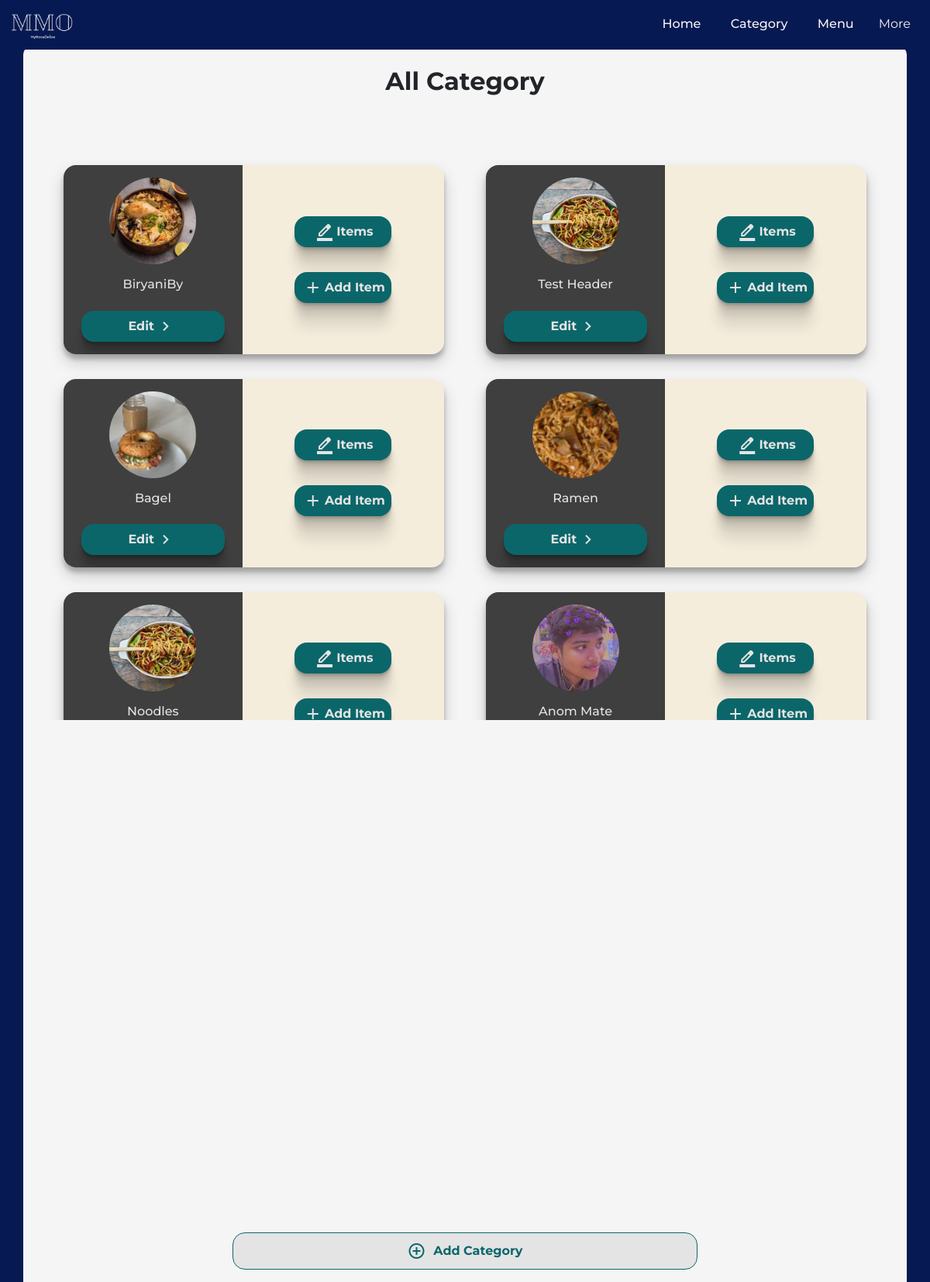
Screenshot of /client/category/ (signed in) with the database file from the repository.
### client/models.py (models this page shows, shortened)
class Header(models.Model):
    header_text = models.CharField(max_length=100)
    image = models.ImageField(upload_to='images', height_field=None, width_field=None, max_length=None, blank=True, null=True)
    menu = models.ForeignKey(Menu, on_delete=models.CASCADE, related_name='headers')
    description = models.CharField(max_length=50, blank= True, default="")

### client/views.py (the view)
# urls.py: path('category/', views.categoryList, name='categoryList'),
@login_required
@menu_creation
def categoryList(request):
    menu = Menu.objects.get(user= request.user)
    headers = Header.objects.filter(menu = menu)
    return render(request, 'client/categoryList.html', {'headers': headers})

### client/views.py (called while the page is built)
def menu_creation(view_func, verification_url="/client/getstarted/"):
    @functools.wraps(view_func)
    def wrapper(request, *args, **kwargs):
        if Menu.objects.filter(user=request.user).exists():
            return view_func(request, *args, **kwargs)
        messages.info(request, "create menu first")
        print("create menu first")
        return redirect(verification_url)
    return wrapper

### templates/client/categoryList.html (shortened to what this page needs)
{% load static %}
<!doctype html>
<html lang="en">
  <head>
    <link rel="stylesheet" href="{% static 'css/styleAdmin.css' %}">
    <link href="https://cdn.jsdelivr.net/npm/bootstrap@5.3.1/dist/css/bootstrap.min.css" rel="stylesheet">
  </head>
  <body>
    {% include 'client/navBar.html' %}
    {% if headers|length == 0 %}
    <div class="heightMax container noCategory ">
      <h1>No Category Created</h1>
      <a class="addGrayButtonBox" href="/client/category/add/ ">
          <p>Create New Category</p>
          <span class="material-symbols-outlined">add_circle</span>
      </a>
      </div>
      {% else %}
      <div class="container catListFlex setFixheight">
        <h2>All Category</h2>
        <div class="upperListCategory">
      {% for header in headers %}
          <div class="categoryListIterm">
            <div class="catListleft">
              {% if header.image  %}
              <img src="{{header.image.url}}" alt="">
              {% else %}
              <img src="{% static 'images/sadfrog.jpg' %}" alt="">
              {% endif %}
              <h6>{{header.header_text}}</h6>
              <p class="myActionButton"  onclick="parent.location.href='/client/category/{{header.id}}/'">Edit<span class="material-symbols-outlined">
                </span></p>
            </div>
            <div class="catListRight">
              <p class="myActionButton" onclick="parent.location.href='/client/items/category={{header.id}}/'"> <span class="material-symbols-outlined">
                </span>Items</p>
                <p class="myActionButton" onclick="parent.location.href='/client/items/category={{header.id}}/add/'"><span class="material-symbols-outlined">
                  </span>Add Item</p>
            </div>
          </div>
          {% endfor %}
        </div>
      </div>
      <div  onclick="parent.location.href= '/client/category/add/'" class="addCategoryButtonBlock">
          <span class="material-symbols-outlined">
          </span>
          <p>Add Category</p>
        </div>
      {% endif %}
  </body>
</html>

### static/css/styleAdmin.css (style rules this page uses)
:root { --text: #3f3f3f; --background: #e4e4e4; --primaryDark : #0B666A; --navPrimaryDark : #071952; --primary : #0B666A; --alertRed : #C70039; --secondary :#F5EDDC; }
* { font-family: 'Montserrat', sans-serif; scrollbar-color: var(--background); scroll-behavior: smooth; }
h1,h2,h3,h4,h5,h6 { text-transform: capitalize; }
body { color: var(--text); background-color: var(--navPrimaryDark) !important; }
.container { max-width: 1140px; z-index: 11; background-color: whitesmoke; margin: 5% 20%; padding: 0.8rem; border-radius: 10px; }
.container > h2,h1 { font-weight: bolder; text-align: center; margin: 1rem; }
::placeholder { opacity: 1; color: var(--text); }
.upperListCategory { display: flex; flex-direction: column; align-items: center; text-align: center; color: var(--text); scrollbar-color: var(--background); padding: 0.8rem; }
.myActionButton { margin: auto; width: 80%; color: var(--background); display: flex; justify-content: center; align-items: center; padding: 0.5rem; background-color: #0B666A; font-weight: bolder; margin: 1rem ; cursor: pointer; border-radius: 1rem; box-shadow: 0 2px 1px rgba(0,0,0,0.09), 0 4px 2px rgba(0,0,0,0.09), 0 8px 4px rgba(0,0,0,0.09), 0 16px 8px rgba(0,0,0,0.09), 0 32px 16px rgba(0,0,0,0.09); }
p> span { margin: 0 0.2rem; }
@media only screen and (min-width: 700px) { .upperListCategory { margin: 5% auto !important; overflow: scroll !important; height: 45vh !important; } }
@media only screen and (min-width: 700px) { .container { margin-bottom: 0 !important ; } }
.upperListCategory { width: 100%; display: flex; flex-direction: row !important; flex-wrap: wrap; justify-content: space-around; }
.categoryListIterm { display: flex; flex-direction: row; align-items: center; align-content: center; width: 45%; margin: 1rem auto; border-radius: 1rem; overflow: hidden; background-color: var(--secondary); box-shadow: 0 10px 20px rgba(0,0,0,0.19), 0 6px 6px rgba(0,0,0,0.23); }
.catListleft { display: flex; flex-direction: column; justify-content: center; align-content: center; align-items: center; background-color:var(--text) ; ; width: 47%; }
.catListRight { display: flex; flex-direction: column; justify-content: center; align-items: center; align-content: center; width: fit-content; margin: auto; }
.catListleft > img { height: 7rem; width: 7rem; border-radius: 50%; margin: 1rem; object-fit: cover; }
.catListleft > h6 { color: var(--background); }
.setFixheight { height: 100vh !important; }
.catListFlex { display: flex; flex-direction: column; }
.catListFlex > h2 { text-align: center; margin-bottom: 1rem; height: 2.5rem; margin: 0.5rem auto; padding: 0.3rem; }
.addCategoryButtonBlock { height: 3rem; width: fit-content; border: 1.5px solid var(--primaryDark); margin: 1rem auto; padding: 0.2rem; background-color: var(--background); color: var(--primaryDark); font-weight: bolder; display: flex; justify-content: center; margin: auto; border-radius: 1rem; position: fixed; bottom: 1rem; width: 50%; left: 25%; right: 25%; z-index: 111; }
.addCategoryButtonBlock > p,span { margin: auto 0.3rem; }

### rows the page displays
Header: image (picture), header_text "BiryaniBy"
Header: image (picture), header_text "Test Header"
Header: image (picture), header_text "Bagel"
Header: image (picture), header_text "Ramen"
Header: image (picture), header_text "Noodles"
Header: image (picture), header_text "Anom Mate"
